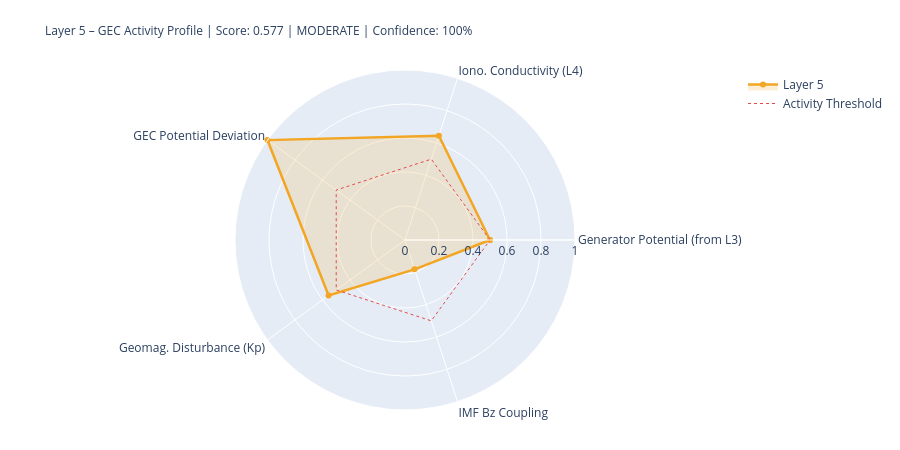

Source (notebook cell):
### Markdown cell above
---
## 5. State Assessment & Handoff to Layer 6

### Code cell
# ============================================================
# LAYER-5-SCORE
# ============================================================

# Components
# 1) Generator activity (Layer-3-driven)
gen_score = norm(generator_strength, 0.3, 2.0)
gen_src   = 'from_layer3' if l3_thunder_score is not None else 'estimated'

# 2) Ionospheric conductivity (Layer-4-driven)
iono_score = norm(iono_cond_factor, 0.7, 1.4)
iono_src   = 'from_layer4' if l4_ioniz is not None else 'estimated'

# 3) GEC potential deviation from reference
pot_score = norm(abs(delta_V_pct), 0, 30)  # 0 = at reference, 1 = 30% deviation
pot_src   = 'derived'

# 4) Geomagnetic disturbance (Kp) – modulates vertical currents
kp_score = norm(kp_val, 0, 9)
kp_src   = 'primary' if kp_now is not None else 'from_layer4'

# 5) IMF Bz coupling (southward = stronger M-I coupling → GEC influence)
bz_score = norm(-(bz_now or 0), -5, 30) if bz_now is not None else None
bz_src   = 'primary' if bz_now is not None else 'missing'

COMPONENTS = {
    'Generator Potential (from L3)':  {'score': gen_score,   'source': 'derived_from_layer3', 'dynamic': True},
    'Iono. Conductivity (L4)':      {'score': iono_score,  'source': iono_src, 'dynamic': True},
    'GEC Potential Deviation':      {'score': pot_score,   'source': pot_src,  'dynamic': True},
    'Geomag. Disturbance (Kp)':         {'score': kp_score,    'source': kp_src,   'dynamic': True},
    'IMF Bz Coupling':               {'score': bz_score,    'source': bz_src,   'dynamic': True},
}

available   = {k: v['score'] for k, v in COMPONENTS.items() if v['score'] is not None}
unavailable = [k for k, v in COMPONENTS.items() if v['score'] is None]
layer5_score = round(sum(available.values()) / len(available), 4) if available else None
confidence   = round(len(available) / len(COMPONENTS), 2)
level = ('unknown' if layer5_score is None
         else 'quiet'   if layer5_score < 0.3
         else 'moderate' if layer5_score < 0.6
         else 'active')
dominant_l5 = max(available, key=available.get) if available else 'none'

# Kp consistency: separate 1-min raw value from score value
kp_1m_raw   = kp_now          # directly from API (can be 0.0 during live measurement)
kp_for_score = kp_val          # from Layer-0 context or estimated value if needed
kp_score_src = kp_src

W = 68
print('=' * W)
print('LAYER 5 – GLOBAL ELECTRIC CIRCUIT – STATE ASSESSMENT')
print('=' * W)
for name, comp in COMPONENTS.items():
    s = comp['score']
    if s is not None:
        bar = '█' * int(s*20) + '░' * (20-int(s*20))
        print(f'  {name:<34} {bar}  {s:.3f}  [{comp["source"]}]')
    else:
        print(f'  {name:<34} {"─"*20}  n/a   [missing]')
print('-' * W)
print(f'  Score:         {layer5_score:.3f}  ({len(available)}/{len(COMPONENTS)} components)')
print(f'  Confidence:    {confidence:.0%}')
print(f'  Level:         {level.upper()}')
print(f'  Dominant:      {dominant_l5}')
print(f'  V_iono:        {V_iono_mod:.1f} kV  (Δ {delta_V_pct:+.1f}% vs. Ref)')
print(f'  I_total:       {I_total_mod:.1f} A   (Δ {delta_I_pct:+.1f}% vs. Ref)')
print('=' * W)

# Radar
cats   = list(available.keys())
vals_r = list(available.values())
if len(cats) >= 3:
    fig = go.Figure()
    fig.add_trace(go.Scatterpolar(
        r=vals_r + [vals_r[0]], theta=cats + [cats[0]],
        fill='toself', fillcolor='rgba(242,166,35,0.18)',
        line=dict(color='#F2A623', width=2.5), name='Layer 5'
    ))
    fig.add_trace(go.Scatterpolar(
        r=[0.5]*(len(cats)+1), theta=cats+[cats[0]],
        line=dict(color='#E24B4A', dash='dot', width=1),
        mode='lines', name='Activity Threshold'
    ))
    fig.update_layout(
        title=dict(
            text=f'Layer 5 – GEC Activity Profile | Score: {layer5_score:.3f} | {level.upper()} | Confidence: {confidence:.0%}',
            font=dict(size=12)
        ),
        polar=dict(radialaxis=dict(visible=True, range=[0,1])),
        height=450, showlegend=True,
        margin=dict(l=80, r=80, t=70, b=40)
    )
    fig.show()

### Figure 1 — Plotly figure (JSON) as saved in the notebook; plotly's stock layout.template omitted (floating-point values rounded to 4 significant figures)
{"data": [{"fill": "toself", "fillcolor": "rgba(242,166,35,0.18)", "line": {"color": "#F2A623", "width": 2.5}, "name": "Layer 5", "r": [0.5, 0.6454, 1.0, 0.5556, 0.1814, 0.5], "theta": ["Generator Potential (from L3)", "Iono. Conductivity (L4)", "GEC Potential Deviation", "Geomag. Disturbance (Kp)", "IMF Bz Coupling", "Generator Potential (from L3)"], "type": "scatterpolar"}, {"line": {"color": "#E24B4A", "dash": "dot", "width": 1}, "mode": "lines", "name": "Activity Threshold", "r": [0.5, 0.5, 0.5, 0.5, 0.5, 0.5], "theta": ["Generator Potential (from L3)", "Iono. Conductivity (L4)", "GEC Potential Deviation", "Geomag. Disturbance (Kp)", "IMF Bz Coupling", "Generator Potential (from L3)"], "type": "scatterpolar"}], "layout": {"height": 450, "margin": {"b": 40, "l": 80, "r": 80, "t": 70}, "polar": {"radialaxis": {"range": [0, 1], "visible": true}}, "showlegend": true, "title": {"font": {"size": 12}, "text": "Layer 5 – GEC Activity Profile | Score: 0.577 | MODERATE | Confidence: 100%"}}}
